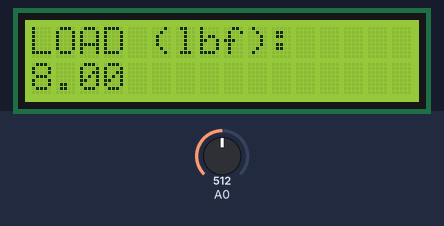
Recording of a sketch running on a simulated Arduino Uno, built with avr-gcc and run on an emulated ATmega328P. Parts: 16×2 character LCD. The inputs (shaded band) are chosen by the test bench; at power-on: A0 = 512.

Above: at 1.2 s.
1.3 s: A0 set to 716
At 2.5 s:
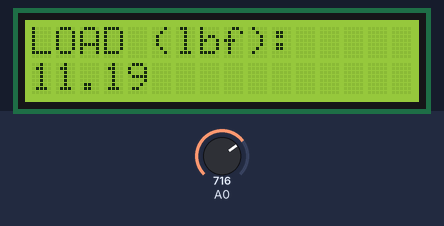
2.8 s: A0 set to 900
At 3.8 s:
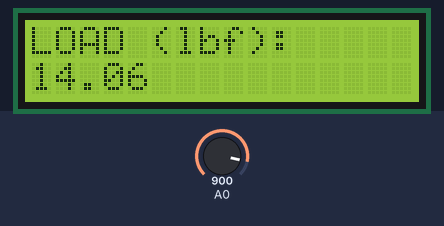
4.3 s: A0 set to 1023
At 5.0 s:
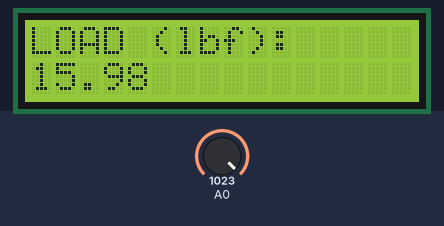
Timing chart, 0 to 7.3 s (numbered marks = the images above; inputs shaded):
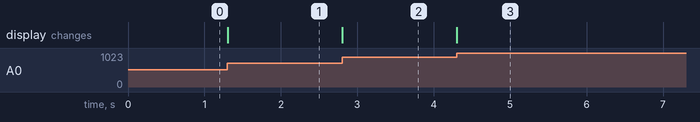

The sketch:

test_stand_load_cell.ino
```cpp
/*
 Test Stand Load Measurement Code
*/

// include the library code:
#include "Wire.h"
#include "LiquidCrystal.h"

// Connect via i2c, default address #0 (A0-A2 not jumpered)
LiquidCrystal lcd(0);

// Load Cell
float fs_voltage = 0.0 ;

void setup() {
  long time =0;
  int interval = 500; // Take a reading every 500ms

  /* Load Cell Calibaration
  TBD
  */
  // Equation from Datasheet for reading
  float excitation_voltage = 5; // V
  float fs_output_span = 20; // mV/V
  float gain = 64; //Amplifier Gain
  fs_voltage = excitation_voltage*fs_output_span*gain;

  // set up the LCD's number of rows and columns:
  lcd.begin(16, 2);
  // Print a message to the LCD.
  lcd.print("LOAD (lbf):");
  lcd.setBacklight(HIGH);
}

void loop() {
  // Read all Load Cellss
  float loadcell_A = analogRead(0);
  float loadcell_B = 0;
  float loadcell_C = 0;
  float loadcell_D = 0;

  // Calculate load based on readings
  float load_A = loadcell_A/fs_voltage*100; // lbf
  float load_B = loadcell_B/fs_voltage*100; // lbf
  float load_C = loadcell_C/fs_voltage*100; // lbf
  float load_D = loadcell_D/fs_voltage*100; // lbf
  float total_load = load_A + load_B + load_C + load_D; // lbf

  // set the cursor to column 0, line 1
  // (note: line 1 is the second row, since counting begins with 0):
  lcd.setCursor(0, 1);
  // print the number of seconds since reset:
  lcd.print(total_load);

}
```

Measured:
- after the input at 1.3 s, the display: changes at once (image 1)
- after the input at 2.8 s, the display: changes at once (image 2)
- after the input at 4.3 s, the display: changes at once (image 3)
